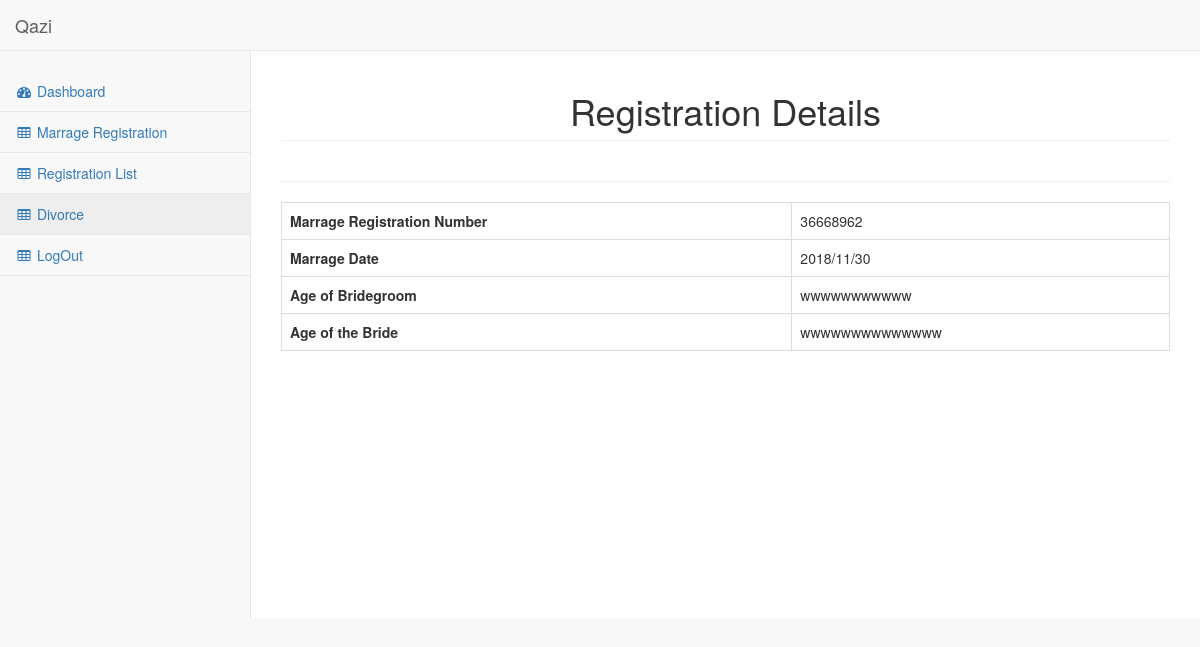
Page /qazi/pages/marrageinfo.php?marrage_id=10 (signed in) on the committed database.
### tables this page shows
CREATE TABLE `marriagelist` (
  `id` int(11) NOT NULL,
  `date` varchar(15) DEFAULT NULL,
  `RegNo` varchar(15) DEFAULT NULL,
  `d1` text NOT NULL,
  `d2` text NOT NULL,
  `f1` varchar(15) DEFAULT NULL,
  `a1` varchar(15) DEFAULT NULL,
  `d3` text NOT NULL,
  `d4` text NOT NULL,
  `f2` varchar(15) DEFAULT NULL,
  `a2` varchar(15) DEFAULT NULL,
  `d5` text NOT NULL,
  `d6` text NOT NULL,
  `d7` text NOT NULL,
  `d8` text NOT NULL,
  `d9` text NOT NULL,
  `d10` text NOT NULL,
  `d11` text NOT NULL,
  `d12` text NOT NULL,
  `d13` text NOT NULL,
  `d14` text NOT NULL,
  `d15` text NOT NULL,
  `d16` text NOT NULL,
  `d17` text NOT NULL,
  `d18` text NOT NULL,
  `d19` text NOT NULL,
  `d20` text NOT NULL,
  `d21` text NOT NULL,
  `d22` text NOT NULL,
  `d23` text NOT NULL,
  `d24` text NOT NULL,
  `d25` text NOT NULL,
  `d26` text NOT NULL,
  `sign` varchar(150) DEFAULT NULL,
  `photoW` varchar(150) DEFAULT NULL,
  `photoH` varchar(100) DEFAULT NULL
);

### qazi/pages/marrageinfo.php (the view, shortened to what this page needs)
<!DOCTYPE html>
<html lang="en">
<head>
    <link href="../vendor/bootstrap/css/bootstrap.min.css" rel="stylesheet">
    <link href="../vendor/metisMenu/metisMenu.min.css" rel="stylesheet">
    <link href="../dist/css/sb-admin-2.css" rel="stylesheet">
    <link href="../vendor/morrisjs/morris.css" rel="stylesheet">
    <link href="../vendor/font-awesome/css/font-awesome.min.css" rel="stylesheet" type="text/css">
</head>
<body>
    <div id="wrapper">
        <nav class="navbar navbar-default navbar-static-top" role="navigation" style="margin-bottom: 0">
            <div class="navbar-header">
                <a class="navbar-brand" href="index.php">Qazi</a>
            </div>
            <div class="navbar-default sidebar" role="navigation">
                <div class="sidebar-nav navbar-collapse">
                    <ul class="nav" id="side-menu">
                         <li>
                            <a href="index.php"><i class="fa fa-dashboard fa-fw"></i> Dashboard</a>
                        </li>
                        <li>
                            <a href="marrageRegistration.php"><i class="fa fa-table fa-fw"></i> Marrage Registration </a>
                        </li>
                        <li>
                            <a href="Registrationlist.php"><i class="fa fa-table fa-fw"></i> Registration List </a>
                        </li>
                        <li>
                            <a href=""><i class="fa fa-table fa-fw"></i> Divorce </a>
                        </li>
                         <li>
                            <a href="logout.php"><i class="fa fa-table fa-fw"></i> LogOut </a>
                        </li>
                    </ul>
                </div>
            </div>
        </nav>
    <div id="page-wrapper">
            <div class="row text-center">
                <div class="col-lg-12">
                    <h1 class="page-header">Registration Details</h1>
                </div>
            </div>
            <div class="row">
    <div class="col-lg-12">
        <hr/>
<table class="table table-hover table-bordered">
<?php
include "connection.php";
if(isset($_GET['marrage_id'])){
  $registration_id = $_GET['marrage_id'];
  $get_marrageinfo = "select * from marriagelist where id='$registration_id'";
  $run_marrageinfo = mysqli_query($connection, $get_marrageinfo);
  while($row=mysqli_fetch_array($run_marrageinfo)){
  $registration_date=$row['date'];
  $registration_RegNo=$row['RegNo'];
  $registration_ages=$row['d3'];
  $registration_aged=$row['d6'];
  echo "
  <tbody>
    <tr>
      <th>Marrage Registration Number </th>
      <td>$registration_RegNo</td>
    </tr>
    <tr>
      <th>Marrage Date</th>
      <td> $registration_date</td>
    </tr>
    <tr>
      <th>Age of Bridegroom</th>
      <td>$registration_ages</td>
    </tr>
    <tr>
      <th>Age of the Bride</th>
      <td>$registration_aged</td>
    </tr>
  </tbody>
  ";
  }
  }
?>
</table>
    </div>
</div>
                </div>
                    </div>
</body>
</html>

### rows in the picture
marriagelist: RegNo "36668962", date "2018/11/30", d3 "wwwwwwwwwww", d6 "wwwwwwwwwwwwww"
